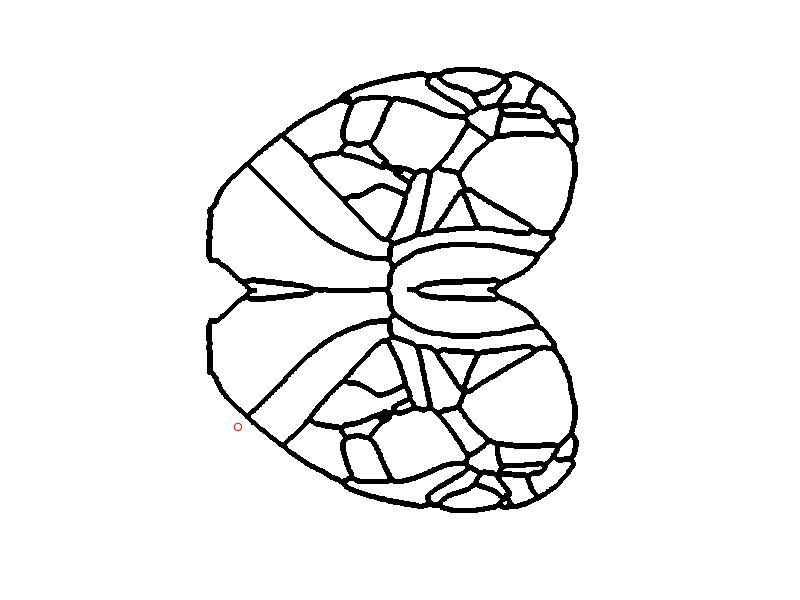
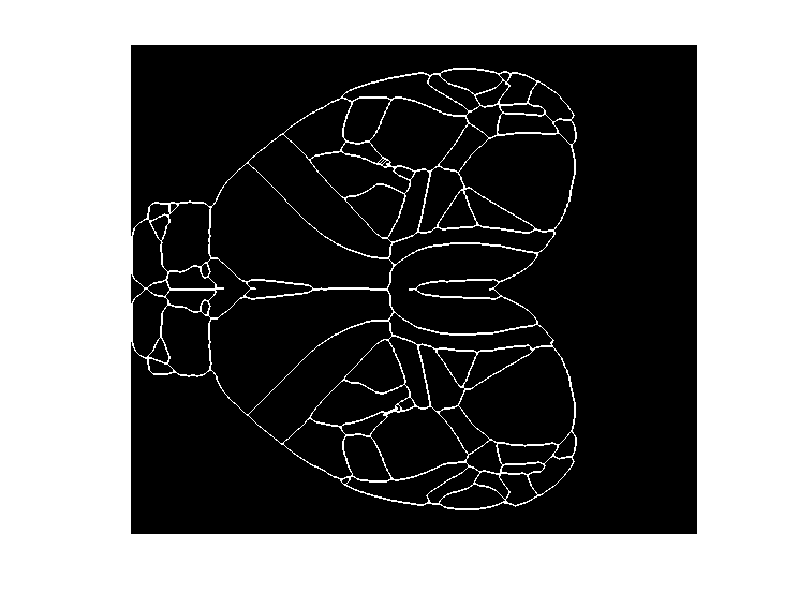
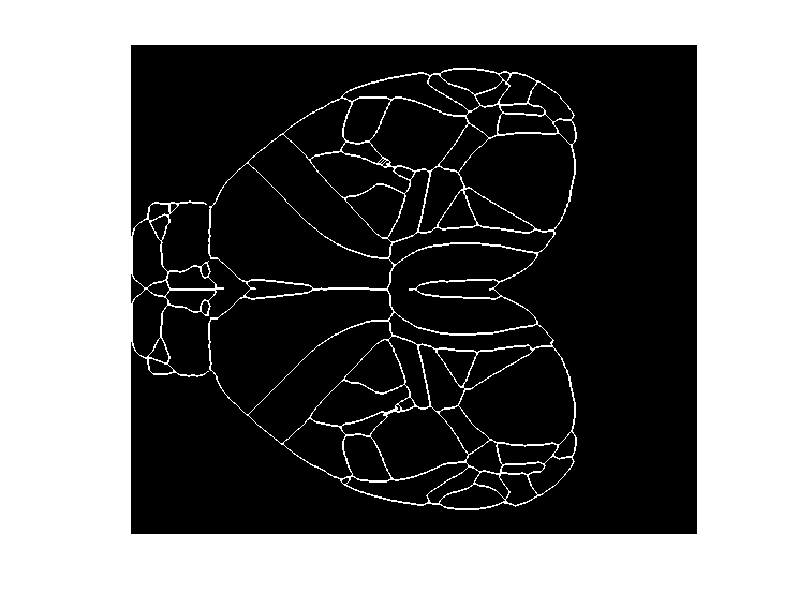
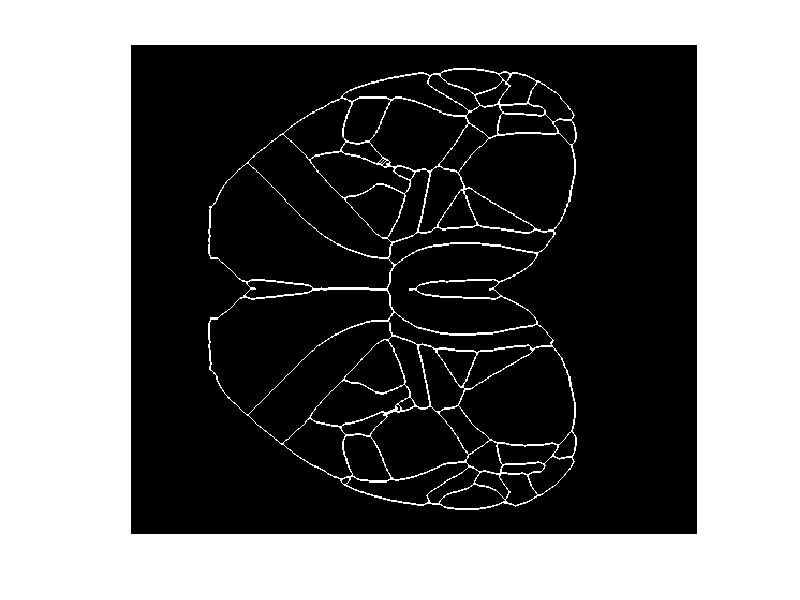

The MATLAB source for these figures, in order:
clc, clear
close all

%% this file enable use to generate clean brain region
%  atlas information from COSMOS. some analysis also learned from COSMOS.
%  return a mapping fucntion, through which we can look up the neurons
%  where it is blongs
%  last update: 2/16/2020. YZ

%% load atals data
atlas = importdata('atlas_top_projection.mat');

%% show the projection view
clean_cortex_outline = atlas.clean_cortex_outline;
figure, imshow(atlas.clean_cortex_outline, [])

pixel_size = 4.4 / (242 - 74);
bregma_dis = 0.5; % in mm
RSPd_MO_point = [229, 240];
bregma_pos(1) = RSPd_MO_point(1);
bregma_pos(2) = RSPd_MO_point(2) - round(bregma_dis  / pixel_size);

pl_acad_pos = [229, 85];

mo_rsp_pos = [256, 241];

save('bregma_point.mat', 'bregma_pos')
%% crop the atlas to get only cortical area
cut_point = [150, 72;
             151, 73;
             201, 74;
             254, 74;
             304, 74;
             304, 73];
% break the connection   
for i = 1 : size(cut_point, 1)
    clean_cortex_outline(cut_point(i, 1), cut_point(i, 2)) = false;
end
figure, imshow(clean_cortex_outline, [])
% throw away the left part
bw_con = bwconncomp(clean_cortex_outline, 8);
for i = 1 : length(bw_con.PixelIdxList)
    bw_con_part_size(i) = length(bw_con.PixelIdxList{i});
end
[~, max_ind] = max(bw_con_part_size);

target_out_line = bw_con.PixelIdxList{max_ind};

clean_cortex_outline2 = zeros(size(clean_cortex_outline));
clean_cortex_outline2(target_out_line) = 1;
figure, imshow(clean_cortex_outline2)

%% generate a mask for top projection
% fill hole
cortex_no_holes = imfill(clean_cortex_outline2, 'holes');
figure, imshow(cortex_no_holes)

% remove those in top_projection
clean_top_projection = atlas.top_projection .* cortex_no_holes;
figure, imshow(log(clean_top_projection), [])
save('clean_top_projection.mat', 'clean_top_projection')
%% generate skeleton with smooth boundary
up_sampled_outline = imresize(clean_cortex_outline2, 5);

% smooth a little bit
windowSize = 20;
kernel = ones(windowSize) / windowSize ^ 2;
blurryImage = conv2(single(up_sampled_outline), kernel, 'same');
binaryImage = blurryImage > 0.05; % Rethreshold
figure, imshow(binaryImage)
%% find closed region
% % Invert the image to form black curves on a white background
% binaryImage = ~binaryImage;
% % Get rid of huge background that touches the border
% binaryImage = imclearborder(binaryImage);
% % Count the objects remaining
% [~, numberOfClosedRegions] = bwlabel(binaryImage)
% 
% 
% % compare with number of top image
% numel(unique(atlas.top_projection))
% % figure, plot(boundary), 
%% output transparent skeleton
to_show = nan(size(binaryImage));
to_show(binaryImage > 0.5) = 0;
% to_show = imresize(to_show, size(clean_cortex_outline));
figure, pcolor(to_show),  shading interp
colormap(gray(1))
axis equal
axis off
hold on, scatter(500, 500, 30, 'r')
savefig('cortex_atlas_smooth.fig')
save('cortical_out_line_resize_5.mat', 'to_show')

%% 
figure, imagesc(to_show)
%% generate rotation, shift and calling 
% source_bregma = [1146, 868];
% source_pl_acad = [1812, 260];
% % source_mo_rsp = [1104, 1148];
% 
% tform = fitgeotrans([source_bregma; source_pl_acad],...
%                     [bregma_pos; pl_acad_pos], 'nonreflectivesimilarity');
% 
% 
% % transformation = computeRigidTransformation( [source_bregma; source_pl_acad],...
% %                 [bregma_pos; pl_acad_point; mo_rsp]);
% 
% % transformation = transformation / transformation(9);
% % load test img
% cap_img = single(loadtiff('test_cap_image.tif'));
% % apply transform
% 
% B = imwarp(cap_img(end : -1 : 1, end : -1 : 1),tform).';
% figure, imshow(B, [])
% 
% save('trans_mat', 'tform');
% % test
% [x,y] = transformPointsForward(tform,source_bregma(1), source_bregma(2))
% [x,y] = transformPointsForward(tform,source_pl_acad(1), source_pl_acad(2))
% [x,y] = transformPointsForward(tform,source_mo_rsp(1), source_mo_rsp(2))
% 
% % function calculate_rigid_trans_matrix(vector_1, vector_2)
%     % generate a rigid shift to map vector_1 to vector_2
%     point_1_1 = vector_1(1, :);
%     point_1_2 = vector_1(2, :);
%     point_2_1 = vector_2(1, :);
%     point_2_2 = vector_2(2, :);
%     
%     % shift
%     tx = point_2_1(1) - point_1_1(1);
%     ty = point_2_1(2) - point_2_1(2);
%     shift_mat = [1, 0, 0;
%                  0, 1, 0;
%                  tx, ty, 1];
%     p3_1 = point_1_1;
%     p3_2 = [tx, ty, 1] * shift_mat;
%     % scale
%     
%     
%     
%     % rotation
%     d1 = sqrt(sum((point_1_1 - point_1_2).^2));
%     d2 = sqrt(sum((point_2_1 - point_2_2).^2));
%     d3 = sqrt(sum((point_2_2 - (point_2_1 - point_1_1) - point_1_2).^2));
%     cos_theta = (d3^2 - d1^2 - d2^2) / 2 / d1 / d2;
%     if point_2_2(1) - (point_2_1(1) - point_1_1(1)) >= point_1_2(1) % counter clock
%         sign_ro = 1;
%     else
%         sign_ro = -1;
%     end
%     rotation_mat = [cos_theta, sign_ro * sqrt(1 - cos_theta.^2);
%                     -sign_ro * sqrt(1 - cos_theta.^2), cos_theta]
% end